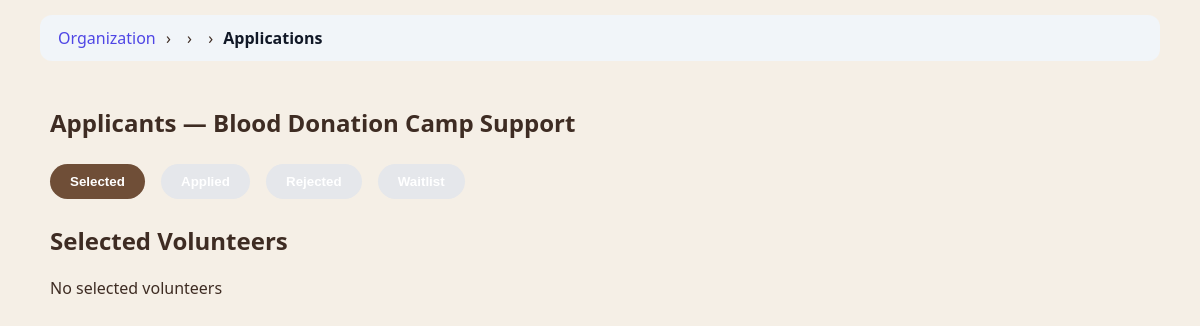
The app's page /organization/service/30/applications/ (signed in), older data.
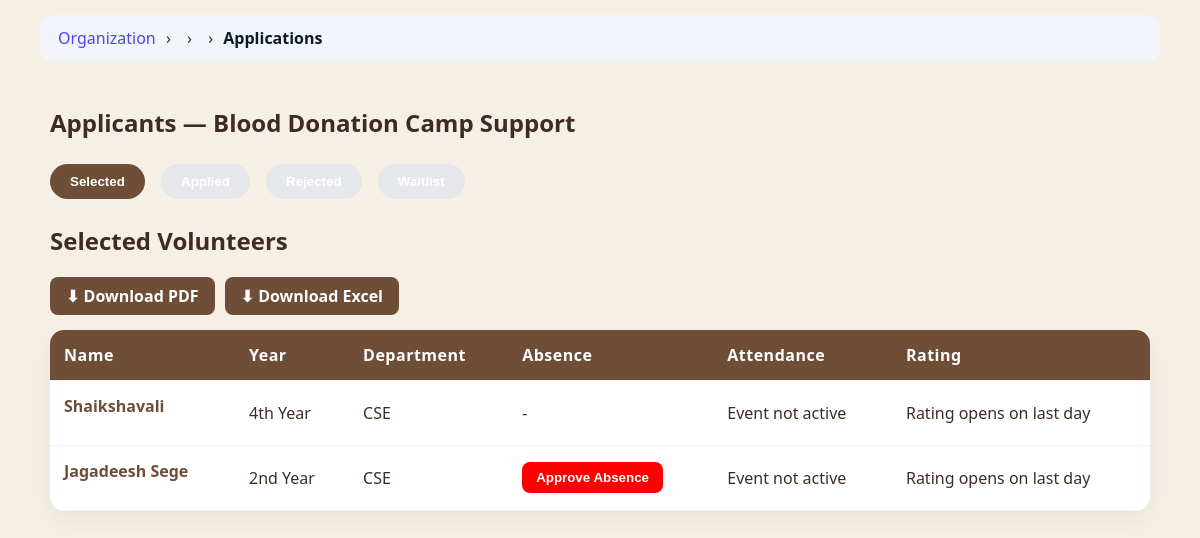
The same page, newer data.
### app1/models.py (models this page shows, shortened)
class Application(models.Model):
    STATUS_CHOICES = [
        ("APPLIED", "Applied"),
        ("SELECTED", "Selected"),
        ("WAITLIST", "Waitlist"),
        ("REJECTED", "Rejected"),
        ("COMPLETED", "Completed"),
        ("CLOSED", "Closed"),
        ("ABSENT", "Absent"),
    ]
    volunteer = models.ForeignKey(VolunteerProfile, on_delete=models.CASCADE)
    service = models.ForeignKey(Service, on_delete=models.CASCADE)
    status = models.CharField(max_length=20, choices=STATUS_CHOICES, default='APPLIED')
    submission_text = models.TextField(blank=True)
    rating = models.IntegerField(default=0)
    review = models.TextField(blank=True)
    absence_requested = models.BooleanField(default=False)
    absence_approved = models.BooleanField(default=False)

class VolunteerProfile(models.Model):
    user = models.OneToOneField(User, on_delete=models.CASCADE)
    full_name = models.CharField(max_length=100)
    phone = models.CharField(max_length=15)
    student_id = models.CharField(max_length=20)
    department = models.CharField(max_length=20, default="", blank=True)
    year = models.CharField(max_length=20)
    skills = models.TextField(blank=True)
    photo = models.ImageField(upload_to="profiles/", blank=True, null=True)
    cover_photo = models.ImageField(upload_to="covers/", blank=True, null=True)
    rating = models.FloatField(default=0)
    attendance = models.IntegerField(default=0)
    GENDER_CHOICES = (
        ("MALE", "Male"),
        ("FEMALE", "Female"),
        ("OTHER", "Other"),
    )
    gender = models.CharField(
        max_length=10,
        choices=GENDER_CHOICES,
        blank=True
    )

### app1/views.py (the view)
# urls.py: path("organization/service/<int:service_id>/applications/",views.organization_view_applicants,name="org_view_applicants"),
@login_required
def organization_view_applicants(request, service_id):
    service = get_object_or_404(Service, id=service_id)
    applications = Application.objects.filter(service=service)
    selected_apps = Application.objects.filter(
    service=service,
    status="SELECTED"
)
    rejected_apps = Application.objects.filter(
        service=service,
        status="REJECTED"
    )
    waitlist_apps = Application.objects.filter(
        service=service,
        status="WAITLIST"
    )
    applied_apps = Application.objects.filter(
        service=service,
        status="APPLIED"
)
    selected_count = Application.objects.filter(
    service=service,
    status__in=["SELECTED", "COMPLETED"]
).count()
    remaining_seats = service.max_volunteers - selected_count
    if service.required_gender != "ANY":
        applied_apps = applied_apps.filter(
            volunteer__gender=service.required_gender
        )
    if service.required_year:
        applied_apps = applied_apps.filter(
            volunteer__year=service.required_year
        )
    today = timezone.now().date()
    event_last_day = service.end_date
    today_attendance = Attendance.objects.filter(
        application__service=service,
        date=today
    )
    present_ids_today = set(
        today_attendance.filter(is_present=True)
        .values_list("application_id", flat=True)
    )
    marked_ids_today = set(
        today_attendance.values_list("application_id", flat=True)
    )
    unmarked_exists = selected_apps.exclude(
        id__in=marked_ids_today
    ).exists()
    event_active = (
        service.start_date
        and service.end_date
        and service.start_date <= today <= service.end_date
    )
    is_last_day = today == service.end_date
    selected_count = Application.objects.filter(
        service=service,
        status="SELECTED"
    ).count()
    today_attendance_count = Attendance.objects.filter(
        application__service=service,
        date=today
    ).count()
    attendance_completed_today = selected_count <= today_attendance_count
    rating_open = is_last_day and attendance_completed_today
    context = {
        "service": service,
        "selected_apps": selected_apps,
        "rejected_apps": rejected_apps,
        "waitlist_apps": waitlist_apps,
        "applied_apps": applied_apps,
        "event_active": event_active,
        "today": today,
        "present_ids_today": present_ids_today,
        "marked_ids_today": marked_ids_today,
        "unmarked_exists": unmarked_exists,
        "rating_open": rating_open,
        "remaining_seats": remaining_seats,
    }
    return render(request, "organization/view_applicants.html", context)

### app1/templatetags/breadcrumbs.py (called while the page is built)
@register.simple_tag(takes_context=True)
def generate_breadcrumbs(context):
    request = context['request']
    path = request.path.strip('/')
    parts = path.split('/')
    breadcrumbs = []
    url = ""
    for part in parts:
        url += "/" + part
        name = part.replace('-', ' ').replace('_', ' ').title()
        if part == "organization":
            breadcrumbs.append(("Organization", reverse("organization_dashboard")))
        elif part == "volunteer":
            breadcrumbs.append(("Volunteer", reverse("volunteer_dashboard")))
        elif part == "admin_panel":
            breadcrumbs.append(("Admin Panel", reverse("admin_dashboard")))
        elif part == "service" or part.isdigit():
            breadcrumbs.append(("", reverse("organization_dashboard")))
        else:
            breadcrumbs.append((name, url + "/"))
    return breadcrumbs

### app1/templates/organization/view_applicants.html (shortened to what this page needs)
{% extends "organization/base.html" %}
{% block content %}
<div class="top-bar">
    <h1>Applicants — {{ service.title }}</h1>
</div>
<div class="filter-bar">
    <button class="filter-btn active" onclick="showTable('selected', this)">Selected</button>
    <button class="filter-btn" onclick="showTable('applied', this)">Applied</button>
    <button class="filter-btn" onclick="showTable('rejected', this)">Rejected</button>
    <button class="filter-btn" onclick="showTable('waitlist', this)">
    Waitlist
</button>
</div>
<div id="selected_table">
<h2>Selected Volunteers</h2>
{% if selected_apps %}
<div style="margin-bottom:15px; display:flex; gap:10px;">
    <a href="{% url 'download_selected_pdf' service.id %}" class="back-btn">
        ⬇ Download PDF
    </a>
    <a href="{% url 'download_selected_excel' service.id %}" class="back-btn">
        ⬇ Download Excel
    </a>
</div>
<form method="post" action="{% url 'mark_bulk_attendance' service.id %}">
<table>
<tr>
    <th>Name</th>
    <th>Year</th>
    <th>Department</th>
    <th>Absence</th>
    <th>Attendance</th>
    <th>Rating</th>
</tr>
{% for app in selected_apps %}
<tr>
    <td>
        <div class="org">
            <a href="{% url 'view_volunteer_profile' app.volunteer.id %}"> {{ app.volunteer.full_name }}</a>
        </div></td>
    <td>{{ app.volunteer.year }}</td>
    <td>{{ app.volunteer.department }}</td>
    <td>
        {% if app.absence_requested and not app.absence_approved %}
            <form method="post" action="{% url 'approve_absence' app.id %}">
                <button style="background:red;">Approve Absence</button>
            </form>
        {% elif app.absence_approved %}
            <span style="color:red;">Absence Approved</span>
        {% else %}
            -
        {% endif %}
    </td>
    <td>
        {% if event_active %}
            {% if app.id in marked_ids_today %}
                {% if app.id in present_ids_today %}
                    <span style="color:green;font-weight:600;">Present</span>
                {% else %}
                    <span style="color:red;font-weight:600;">Absent</span>
                {% endif %}
            {% else %}
                <input type="checkbox" name="present_ids" value="{{ app.id }}">
            {% endif %}
        {% else %}
            Event not active
        {% endif %}
    </td>
    <td>
        {% if rating_open %}
            {% if app.rating %}
                ⭐ {{ app.rating }}
            {% else %}
                <div class="star-rating" data-app-id="{{ app.id }}">
                    <span data-value="1">★</span>
                    <span data-value="2">★</span>
                    <span data-value="3">★</span>
                    <span data-value="4">★</span>
                    <span data-value="5">★</span>
                </div>
            {% endif %}
        {% else %}
            Rating opens on last day
        {% endif %}
    </td>
</tr>
{% endfor %}
</table>
</form>
{% else %}
<p>No selected volunteers</p>
{% endif %}
</div>
{% endblock %}

Row changes from the older to the newer data that the page shows:
now on this page (row edited): Application: volunteer.full_name "Shaikshavali", volunteer.year "4th Year", volunteer.department "CSE"
added Application: volunteer.full_name "Jagadeesh Sege", volunteer.year "2nd Year", volunteer.department "CSE", absence_requested "Approve Absence"
Text that changed along with them:
text no longer shown: "No selected volunteers"
text now shown: "⬇ Download PDF ⬇ Download Excel Name Year Department Absence Attendance Rating"
